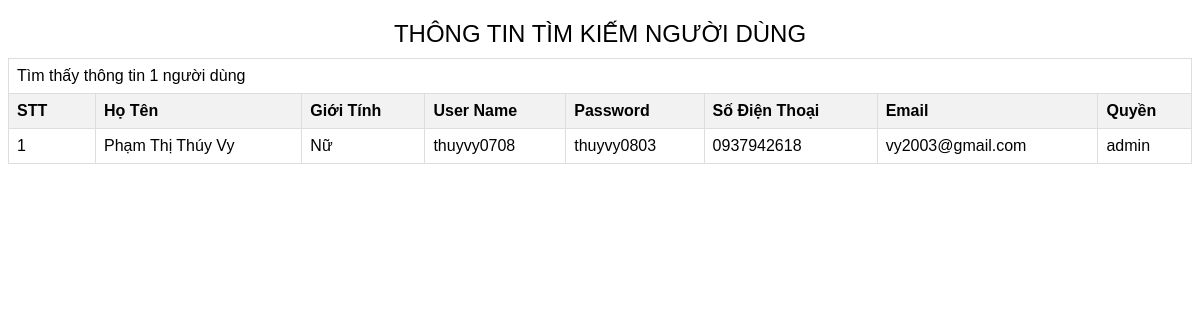
The app's page /admin/user/search.php?tukhoa=Phạm Thị Thúy Vy with its own data.
### tables this page shows
CREATE TABLE `user` (
  `id_user` int(11) NOT NULL,
  `fullname` varchar(100) NOT NULL,
  `username` varchar(50) NOT NULL,
  `password` varchar(25) NOT NULL,
  `phone` varchar(12) NOT NULL,
  `email` varchar(250) NOT NULL,
  `sex` varchar(10) NOT NULL,
  `access` varchar(10) NOT NULL
);

### admin/user/search.php (the view, shortened to what this page needs)
<?php
require_once '../database/connect.php';
if (isset($_GET["tukhoa"])) {
    $tukhoa = $_GET["tukhoa"];
    $tukhoa = mysqli_real_escape_string($conn, $tukhoa);
    $sql = "SELECT user.id_user, fullname, sex, username, password, phone, email, access
            FROM user
            WHERE fullname LIKE '%$tukhoa%' OR username LIKE '%$tukhoa%'";
    $rs = mysqli_query($conn, $sql) or die(mysqli_error($conn));
    if (mysqli_num_rows($rs) > 0) {
?>
<html>
<head>
</head>
<body>
    <table border="1">
        <caption class="caption_1">THÔNG TIN TÌM KIẾM NGƯỜI DÙNG</caption>
        <tr>
            <td colspan="8">
                <?php echo "Tìm thấy thông tin " . mysqli_num_rows($rs) . " người dùng"?>
            </td>
        </tr>
        <tr style="font-weight: bold; background-color: #f2f2f2;">
            <td width="70px">STT</td>
            <td>Họ Tên</td>
            <td>Giới Tính</td>
            <td>User Name</td>
            <td>Password</td>
            <td>Số Điện Thoại</td>
            <td>Email</td>
            <td>Quyền</td>
        </tr>
        <?php while ($row = mysqli_fetch_assoc($rs)) { ?>
            <tr>
                <td><?php echo $row["id_user"] ?></td>
                <td><?php echo $row["fullname"] ?></td>
                <td><?php echo $row["sex"] ?></td>
                <td><?php echo $row["username"] ?></td>
                <td><?php echo $row["password"] ?></td>
                <td><?php echo $row["phone"] ?></td>
                <td><?php echo $row["email"] ?></td>
                <td><?php echo $row["access"] ?></td>
            </tr>
        <?php } ?>
    </table>
</body>
</html>
<?php
    } else {
        echo "Không có dữ liệu người dùng nào";
    }
}
?>

### admin/user/search.php (style rules this page uses)
body { font-family: Arial, sans-serif; }
table { width: 100%; border-collapse: collapse; margin-top: 20px; }
caption { font-size: 1.5em; margin-bottom: 10px; }
th, td { border: 1px solid #ddd; padding: 8px; text-align: left; }

### records on screen
user: id_user "1", fullname "Phạm Thị Thúy Vy", sex "Nữ", username "thuyvy0708", password "thuyvy0803", phone "0937942618", email "vy2003@gmail.com", access "admin"

### other values on screen
mysqli_num_rows($rs) "1"
